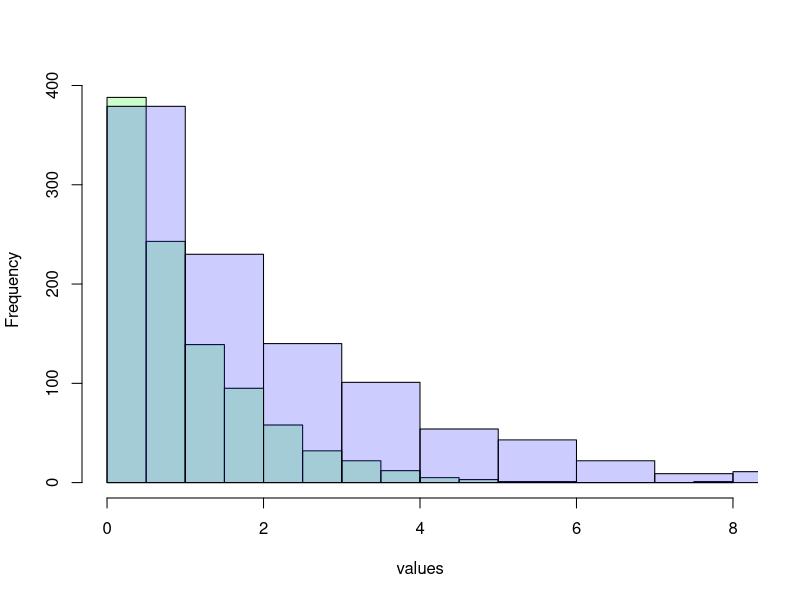

The R source for this figure:
# 乱数の分布クラスを使用した結果の出力を、図に変換するRスクリプト

# png形式で出力する
png("weibull_distribution.png")

# TSV形式になっている乱数の出力データを読み込む
x <- read.table("weibull_distribution.tsv")

# 1列ずつ抜き出す
values = x$V1
value2 = x$V2

# プロットとして出力
#plot(density(value1), xlim=c(-1,10), ylim=c(0.0,0.8), lty="longdash", col=rgb(0,1,0))
#par(new=T)
#plot(density(value2), xlim=c(-1,10), ylim=c(0.0,0.8), col=rgb(0,0,1))

hist(values, col=rgb(0,1,0,0.2), main="")
hist(value2, col=rgb(0,0,1,0.2), add=T)
